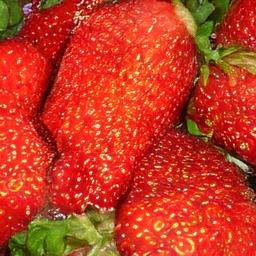
#> input picture src/data/test/00000.png, 256 x 256 px
$ python -i forensic_extractor.py   (imports and definitions only)
#> lines starting #> are read from the running program, lines starting #| are printed output that depends on the picture
"""
Forensic feature extractor: SRM + Wavelet + LBP.

Three training-free, CPU-friendly lenses with strong forensic priors:

    1. SRM   -- A curated subset of Steganalysis Rich Model high-pass kernels,
                applied per channel. Generators (VAE/VQ/AR decoders) leave
                low-level noise fingerprints that survive these filters far
                more cleanly than they show up in pixel statistics.
    2. WAVE  -- 2D Haar wavelet decomposition on the grayscale image.
                Multi-resolution view that complements your DCT/FFT lenses
                by localising artefacts in scale. Implemented from scratch
                with numpy (no pywavelets dependency).
    3. LBP   -- Rotation-invariant LBP-style histogram at multiple radii.
                We use a "bit-count" variant (count of neighbours brighter
                than centre) which gives a 9-bin histogram per radius and
                avoids the need for scikit-image.

Pure numpy / scipy / PIL -- no torch, no scikit-image, no pywavelets.

Public surface mirrors SpectralFeatureExtractor so it slots straight into
extractor_factory and the rest of the pipeline.
"""
from __future__ import annotations

from dataclasses import dataclass
from typing import Sequence, Union

import numpy as np
from PIL import Image
from scipy.ndimage import convolve as _ndi_convolve


# ---------------------------------------------------------------------------
# Config
# ---------------------------------------------------------------------------

@dataclass(frozen=True)
class ForensicConfig:
    image_size: int = 256

    # ---- SRM -------------------------------------------------------------
    use_srm: bool = True
    # Residuals are truncated to [-T, +T] after dividing by the per-kernel
    # quantization step Q (see srm_features). Standard SRM uses T=2.
    srm_truncate: float = 2.0
    # Quantization step Q. The classical SRM convention is Q = kernel L1 norm
    # (so the unnormalized residual / Q lives on roughly the same integer
    # scale across kernels). We round to int after division, matching the
    # paper, before clipping at +-T.
    srm_quantize: bool = True

    # ---- Wavelet ---------------------------------------------------------
    use_wavelet: bool = True
    wavelet_levels: int = 3              # Haar-only (numpy native)

    # ---- LBP -------------------------------------------------------------
    use_lbp: bool = True
    lbp_radii: Sequence[int] = (1, 2)
    # Bit-count LBP: at each pixel count how many of the 8 grid neighbours
    # at radius r are brighter than the centre -> integer in [0, 8] ->
    # 9-bin normalised histogram per radius.


# ---------------------------------------------------------------------------
# SRM kernels
# ---------------------------------------------------------------------------
# Curated subset of well-known SRM linear high-pass filters covering 1st-,
# 2nd-, and 3rd-order residuals at multiple orientations. Each kernel is
# stored unnormalised; we normalise to unit L1 at use time.

_SRM_KERNELS: dict[str, np.ndarray] = {
    # 1st-order
    "first_h": np.array([[0,  0, 0],
                         [-1, 1, 0],
                         [0,  0, 0]], dtype=np.float32),
    "first_v": np.array([[0, -1, 0],
                         [0,  1, 0],
                         [0,  0, 0]], dtype=np.float32),
    # 2nd-order
    "second_h": np.array([[0,  0, 0],
                          [1, -2, 1],
                          [0,  0, 0]], dtype=np.float32),
    "second_v": np.array([[0,  1, 0],
                          [0, -2, 0],
                          [0,  1, 0]], dtype=np.float32),
    "laplacian": np.array([[0,  1, 0],
                           [1, -4, 1],
                           [0,  1, 0]], dtype=np.float32),
    # Edge3 (square ring, often called KB-edge)
    "edge3": np.array([[-1,  2, -1],
                       [ 2, -4,  2],
                       [-1,  2, -1]], dtype=np.float32),
    # 3rd-order (5x5)
    "third_h": np.array([[0, 0,  0, 0, 0],
                         [0, 0,  0, 0, 0],
                         [1,-3,  3,-1, 0],
                         [0, 0,  0, 0, 0],
                         [0, 0,  0, 0, 0]], dtype=np.float32),
    "third_v": np.array([[0, 0,  1, 0, 0],
                         [0, 0, -3, 0, 0],
                         [0, 0,  3, 0, 0],
                         [0, 0, -1, 0, 0],
                         [0, 0,  0, 0, 0]], dtype=np.float32),
    # Square5 (5x5 2nd-order centred)
    "square5": np.array([[-1,  2, -2,  2, -1],
                         [ 2, -6,  8, -6,  2],
                         [-2,  8,-12,  8, -2],
                         [ 2, -6,  8, -6,  2],
                         [-1,  2, -2,  2, -1]], dtype=np.float32),
}


def _l1_normalised(k: np.ndarray) -> np.ndarray:
    """Scale a kernel so |k|.sum() == 1 (keeps residuals comparable across filters)."""
    s = np.abs(k).sum()
    return k if s == 0 else (k / s).astype(np.float32)


_SRM_KERNELS_NORM: dict[str, np.ndarray] = {
    name: _l1_normalised(k) for name, k in _SRM_KERNELS.items()
}

# Per-kernel quantization step Q = L1 norm of the unnormalized kernel. The
# classical SRM residual is (unnormalized_kernel * channel) / Q, then rounded
# and clipped to +-T. We precompute Q here so srm_features can convolve with
# the unnormalized kernel and divide once.
_SRM_KERNEL_Q: dict[str, float] = {
    name: float(np.abs(k).sum()) for name, k in _SRM_KERNELS.items()
}


# ---------------------------------------------------------------------------
# Shared helpers (kept compatible with the spectral extractor's conventions)
# ---------------------------------------------------------------------------

def _load_and_normalise(path_or_array, size: int) -> np.ndarray:
    """Return float32 RGB image of shape (size, size, 3) in [0, 1]."""
    if isinstance(path_or_array, np.ndarray):
        arr = path_or_array
        if arr.dtype != np.float32:
            arr = arr.astype(np.float32)
        if arr.max() > 1.5:
            arr = arr / 255.0
        img = Image.fromarray((arr * 255).clip(0, 255).astype(np.uint8))
    else:
        img = Image.open(path_or_array).convert("RGB")
    img = img.resize((size, size), Image.BICUBIC)
    return np.asarray(img, dtype=np.float32) / 255.0


def _to_gray(rgb: np.ndarray) -> np.ndarray:
    return 0.299 * rgb[..., 0] + 0.587 * rgb[..., 1] + 0.114 * rgb[..., 2]


# [10 lines left out: function _moment_stats, not called in this run]


_MOMENT_TAGS = ("mean", "std", "skew", "kurt", "energy")


# ---------------------------------------------------------------------------
# Lens 1: SRM
# ---------------------------------------------------------------------------

def srm_features(rgb: np.ndarray, truncate: float,
                 quantize: bool = True) -> np.ndarray:
    """Per-channel SRM residuals; truncated; reduced to moment stats.

    Classical SRM definition (Fridrich & Kodovsky 2012):
        r = round( (unnormalized_kernel * channel) / Q )
        r = clip(r, -T, +T)
    where Q is the L1 norm of the unnormalized kernel and T = truncate.

    The previous version L1-normalized the kernel BEFORE convolution and
    clipped at +-2; since channel in [0, 1] and ||k||_1 = 1, that residual
    was bounded by 1, so the clip never triggered and the truncation step
    was a no-op. We now convolve with the unnormalized kernel, divide by Q,
    optionally round, then clip -- so truncate=2 actually removes outliers.

    Returns 3 channels x N filters x 5 stats features.
    """
    feats = []
    for c in range(3):
        channel = rgb[..., c].astype(np.float32, copy=False)
        # Scale to 0..255 so the integer residual scale matches the SRM paper.
        channel_q = channel * 255.0
        for name, kernel_unnorm in _SRM_KERNELS.items():
            Q = _SRM_KERNEL_Q[name]
            residual = _ndi_convolve(channel_q, kernel_unnorm, mode="reflect") / Q
            if quantize:
                np.rint(residual, out=residual)
            np.clip(residual, -truncate, truncate, out=residual)
            feats.append(_moment_stats(residual))
    return np.concatenate(feats).astype(np.float32)


# ---------------------------------------------------------------------------
# Lens 2: Haar wavelet (numpy-only)
# ---------------------------------------------------------------------------

# [50 lines left out: functions _haar_dwt2_step, wavelet_features, not called in this run]


# ---------------------------------------------------------------------------
# Lens 3: Bit-count LBP (numpy-only)
# ---------------------------------------------------------------------------

# 8 grid neighbour offsets in counter-clockwise order starting from East.
# These are the relative (dy, dx) at unit radius; we scale by r at runtime.
_LBP_NEIGHBOUR_DIRS = [
    ( 0,  1),  # E
    (-1,  1),  # NE
    (-1,  0),  # N
    (-1, -1),  # NW
    ( 0, -1),  # W
    ( 1, -1),  # SW
    ( 1,  0),  # S
    ( 1,  1),  # SE
]


# [25 lines left out: function lbp_features, not called in this run]


_LBP_BINS_PER_RADIUS = 9


# ---------------------------------------------------------------------------
# Public API
# ---------------------------------------------------------------------------

class ForensicFeatureExtractor:
    """Hand-crafted forensic features (SRM + wavelet + LBP).

    Mirrors the public surface of SpectralFeatureExtractor:
        - feature_names: list[str]
        - n_features:    int
        - extract(img)        -> (n_features,) np.float32
        - extract_batch(imgs) -> (N, n_features) np.float32
    """

    def __init__(self, config: ForensicConfig | None = None):
        self.cfg = config or ForensicConfig()
        self._names: list[str] = []
        self._populate_names()

    def _populate_names(self) -> None:
        c = self.cfg

        if c.use_srm:
            for ch in ("r", "g", "b"):
                for kname in _SRM_KERNELS_NORM:
                    for tag in _MOMENT_TAGS:
                        self._names.append(f"srm_{ch}_{kname}_{tag}")

        if c.use_wavelet:
            # Approximation at the deepest level
            for tag in _MOMENT_TAGS:
                self._names.append(f"wave_cA{c.wavelet_levels}_{tag}")
            # Detail sub-bands per level (deepest first, matching pywt order)
            for level in range(c.wavelet_levels, 0, -1):
                for band in ("H", "V", "D"):
                    for tag in _MOMENT_TAGS:
                        self._names.append(f"wave_c{band}{level}_{tag}")

        if c.use_lbp:
            for r in c.lbp_radii:
                for i in range(_LBP_BINS_PER_RADIUS):
                    self._names.append(f"lbp_r{r}_b{i}")

    @property
    def feature_names(self) -> list[str]:
        return list(self._names)

    @property
    def n_features(self) -> int:
        return len(self._names)

    def extract(self, image) -> np.ndarray:
        c = self.cfg
        rgb = _load_and_normalise(image, c.image_size)
        gray = _to_gray(rgb)

        blocks: list[np.ndarray] = []
        if c.use_srm:
            blocks.append(srm_features(rgb, c.srm_truncate, c.srm_quantize))
        if c.use_wavelet:
            blocks.append(wavelet_features(gray, c.wavelet_levels))
        if c.use_lbp:
            blocks.append(lbp_features(gray, c.lbp_radii))
        return np.concatenate(blocks).astype(np.float32)

    def extract_batch(self, images) -> np.ndarray:
        return np.stack([self.extract(im) for im in images], axis=0)

>>> import cv2
>>> picture = cv2.imread('data/test/00000.png', cv2.IMREAD_GRAYSCALE)
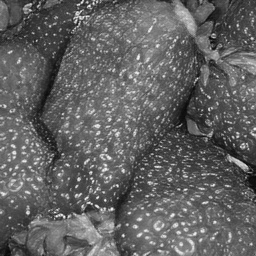
#> picture: shape (256, 256); min 6, max 246, mean 97.7
>>> result = ForensicFeatureExtractor().extract(picture)
#> in extract, `gray = _to_gray(rgb)`: gray = 256 values, max 0.788 at index 192, min 0.095 at index 250, mean 0.393
#> after the loop in srm_features, `for c in range(3):`: feats = []
#> (the run stopped early here; a loop or call above may not have finished)

$ run again, on src/data/test/00001.png
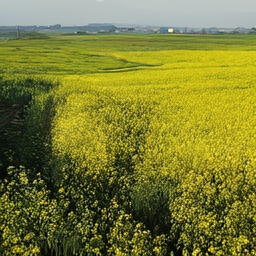
#> input picture src/data/test/00001.png, 256 x 256 px
#> `picture = cv2.imread('data/test/00000.png', cv2.IMREAD_GRAYSCALE)`:
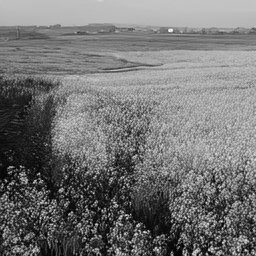
#> picture: shape (256, 256); min 0, max 247, mean 115.4
#> gray = 256 values, max 0.758 at index 0, min 0.0233 at index 176, mean 0.279
#> after the loop in srm_features, `for c in range(3):`: feats = []

$ run again, on src/data/test/00002.png
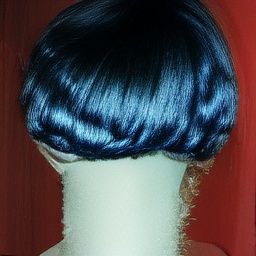
#> input picture src/data/test/00002.png, 256 x 256 px
#> `picture = cv2.imread('data/test/00000.png', cv2.IMREAD_GRAYSCALE)`:
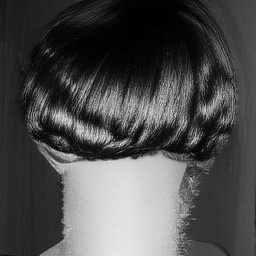
#> picture: shape (256, 256); min 0, max 234, mean 77
#> gray = 256 values, max 0.184 at index 170, min 0.0902 at index 0, mean 0.161
#> after the loop in srm_features, `for c in range(3):`: feats = []

$ run again, on src/data/test/00003.png
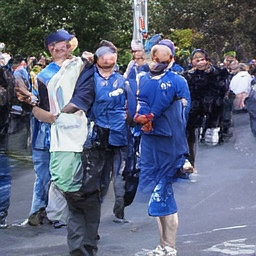
#> input picture src/data/test/00003.png, 256 x 256 px
#> `picture = cv2.imread('data/test/00000.png', cv2.IMREAD_GRAYSCALE)`:
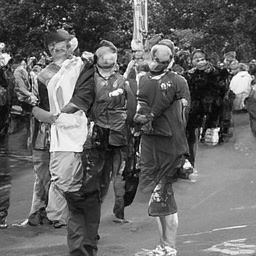
#> picture: shape (256, 256); min 1, max 254, mean 100.1
#> gray = 256 values, max 0.918 at index 46, min 0.0434 at index 128, mean 0.272
#> after the loop in srm_features, `for c in range(3):`: feats = []
